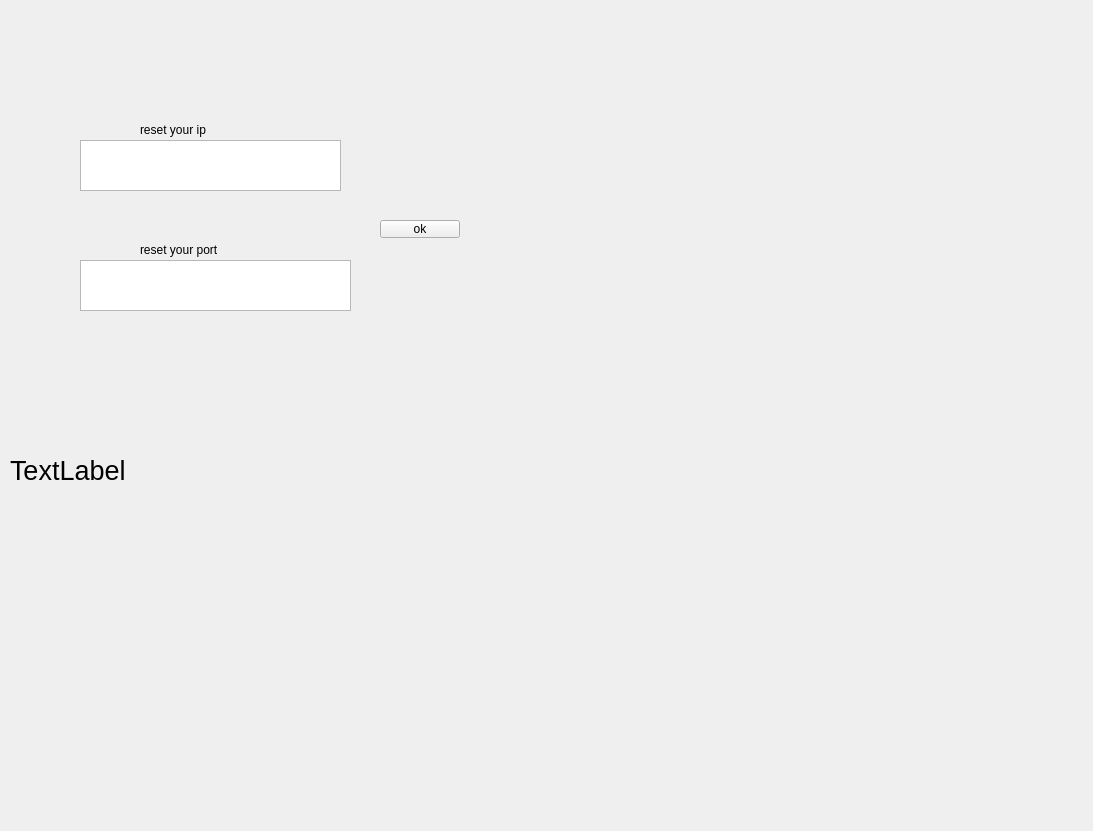
<?xml version="1.0" encoding="UTF-8"?>
<ui version="4.0">
 <class>Client</class>
 <widget class="QWidget" name="Client">
  <property name="geometry">
   <rect>
    <x>0</x>
    <y>0</y>
    <width>1093</width>
    <height>831</height>
   </rect>
  </property>
  <property name="windowTitle">
   <string>Client</string>
  </property>
  <widget class="QTextEdit" name="textEdit">
   <property name="geometry">
    <rect>
     <x>80</x>
     <y>140</y>
     <width>261</width>
     <height>51</height>
    </rect>
   </property>
  </widget>
  <widget class="QPushButton" name="pushButton">
   <property name="geometry">
    <rect>
     <x>380</x>
     <y>220</y>
     <width>80</width>
     <height>18</height>
    </rect>
   </property>
   <property name="text">
    <string>ok</string>
   </property>
  </widget>
  <widget class="QLabel" name="label">
   <property name="geometry">
    <rect>
     <x>140</x>
     <y>120</y>
     <width>151</width>
     <height>20</height>
    </rect>
   </property>
   <property name="text">
    <string>reset your ip</string>
   </property>
  </widget>
  <widget class="QLabel" name="label_2">
   <property name="geometry">
    <rect>
     <x>140</x>
     <y>240</y>
     <width>171</width>
     <height>20</height>
    </rect>
   </property>
   <property name="text">
    <string>reset your port</string>
   </property>
  </widget>
  <widget class="QTextEdit" name="textEdit_2">
   <property name="geometry">
    <rect>
     <x>80</x>
     <y>260</y>
     <width>271</width>
     <height>51</height>
    </rect>
   </property>
  </widget>
  <widget class="QLabel" name="label_3">
   <property name="geometry">
    <rect>
     <x>10</x>
     <y>460</y>
     <width>191</width>
     <height>21</height>
    </rect>
   </property>
   <property name="minimumSize">
    <size>
     <width>0</width>
     <height>21</height>
    </size>
   </property>
   <property name="maximumSize">
    <size>
     <width>16777215</width>
     <height>21</height>
    </size>
   </property>
   <property name="font">
    <font>
     <pointsize>20</pointsize>
    </font>
   </property>
   <property name="text">
    <string>TextLabel</string>
   </property>
  </widget>
 </widget>
 <resources/>
 <connections/>
</ui>
